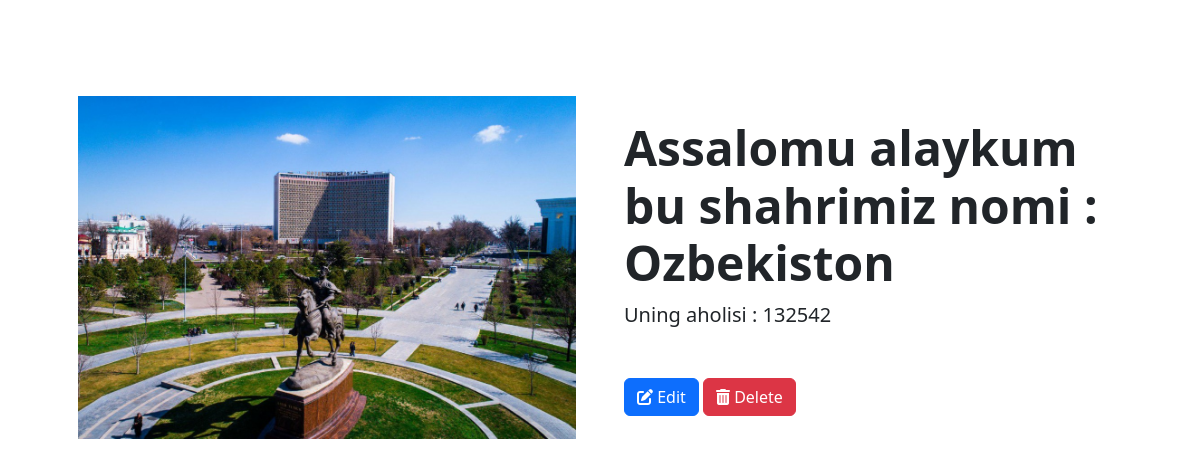
The app's page /more/3/, older data.
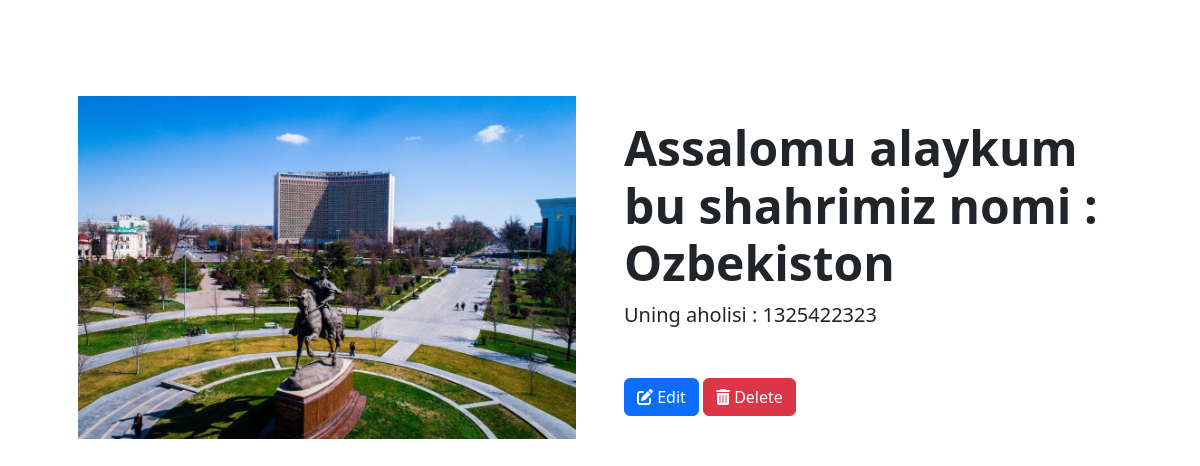
The same page, newer data.
### air/models.py (models this page shows, shortened)
class City(models.Model):
    name = models.CharField(max_length=100)
    aholi = models.PositiveIntegerField()
    reys = models.ForeignKey(Reys, on_delete=models.CASCADE, related_name='reys')
    image = models.ImageField(upload_to='reys_images', null=True)

### air/views.py (the view)
# urls.py: path('more/<int:id>/',more ,name="more"),
def more(request, id):
    city = get_object_or_404(City, id=id)
    reys = Reys.objects.all()
    categories = Category.objects.all()
    return render(request, 'more.html', context={"city": city, 'reys': reys, "cats": categories})

### templates/more.html (shortened to what this page needs)
<link rel="stylesheet" href="https://cdnjs.cloudflare.com/ajax/libs/font-awesome/6.5.2/css/all.min.css" />
<link href="https://cdn.jsdelivr.net/npm/bootstrap@5.3.3/dist/css/bootstrap.min.css" rel="stylesheet">
        <section class="py-5">
            <div class="container px-4 px-lg-5 my-5">
                <div class="row gx-4 gx-lg-5 align-items-center">
                    <div class="col-md-6"><img class="card-img-top mb-5 mb-md-0" src="{{city.image.url}}" alt="..." /></div>
                    <div class="col-md-6">
                        <h1 class="display-5 fw-bolder">Assalomu alaykum bu shahrimiz nomi : {{city.name}}</h1>
                        <div class="fs-5 mb-5">
                            <span>Uning aholisi : {{city.aholi}}</span>
                        </div>
                        <td>
                            <a class="btn btn-primary" href="{% url 'update_city' city.id %}">
                                <i class="fas fa-edit"></i> Edit
                            </a>
                            <a class="btn btn-danger" href="{% url 'delete_city' city.id %}">
                                <i class="fas fa-trash-alt"></i> Delete
                            </a>
                        </td>
                        </div>
                    </div>
                </div>
        </section>

Row changes from the older to the newer data that the page shows:
changed City "Ozbekiston": aholi "132542" → "1325422323"
